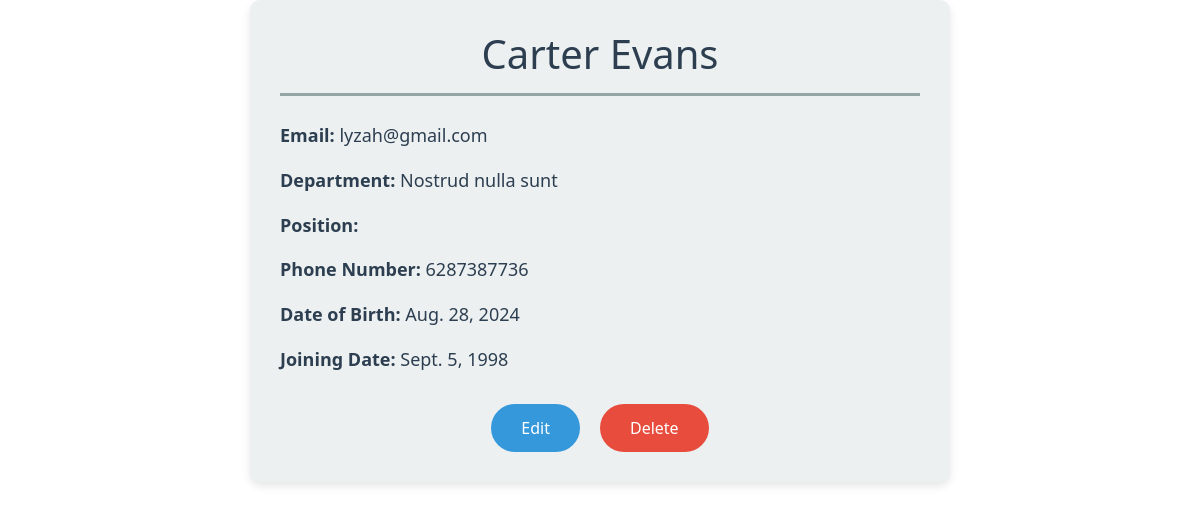
/6/, run on the app's committed database.
### apps/intern/models.py (models this page shows, shortened)
class Employee(DateTimeModel):
    first_name = models.CharField(max_length=50)
    last_name = models.CharField(max_length=50)
    email = models.EmailField(unique=True)
    phone_number = models.CharField(max_length=30, blank=True, null=True)
    date_of_birth = models.DateField()
    post = models.CharField(max_length=100)
    department = models.CharField(max_length=100)
    start_date = models.DateField()
    date_created = models.DateTimeField(auto_now_add=True)
    date_updated = models.DateTimeField(auto_now=True)

### apps/intern/views.py (the view)
# urls.py: path('<int:pk>/', EmployeeDetailView.as_view(), name='employee_detail'),
class EmployeeDetailView(DetailView):
    model = Employee
    template_name = 'employee_detail.html'
    context_object_name = 'employee'

### Templates/employee_detail.html
{% extends 'base.html' %}
{% block content %}
<div style="max-width: 700px; margin: 0 auto; font-family: 'Segoe UI', Tahoma, Geneva, Verdana, sans-serif; color: #2c3e50; background-color: #ecf0f1; padding: 30px; border-radius: 10px; box-shadow: 0 4px 8px rgba(0, 0, 0, 0.1);">
    <h1 style="color: #2c3e50; border-bottom: 3px solid #95a5a6; padding-bottom: 15px; margin-bottom: 25px; text-align: center;">
        {{ employee.first_name }} {{ employee.last_name }}
    </h1>
    <div style="font-size: 18px; line-height: 1.6;">
        <p><strong>Email:</strong> {{ employee.email }}</p>
        <p><strong>Department:</strong> {{ employee.department }}</p>
        <p><strong>Position:</strong> {{ employee.position }}</p>
        <p><strong>Phone Number:</strong> {{ employee.phone_number }}</p>
        <p><strong>Date of Birth:</strong> {{ employee.date_of_birth }}</p>
        <p><strong>Joining Date:</strong> {{ employee.start_date }}</p>
    </div>
    <div style="display: flex; justify-content: center; gap: 20px; margin-top: 30px;">
        <a href="{% url 'employee_update' employee.pk %}"
           style="padding: 12px 30px; background-color: #3498db; color: white; text-decoration: none; border-radius: 50px; font-size: 16px; transition: background-color 0.3s;">
           Edit
        </a>
        <a href="{% url 'employee_delete' employee.pk %}"
           style="padding: 12px 30px; background-color: #e74c3c; color: white; text-decoration: none; border-radius: 50px; font-size: 16px; transition: background-color 0.3s;">
           Delete
        </a>
    </div>
</div>
{% endblock %}

### data on the page
Employee: first_name "Carter", last_name "Evans", email "lyzah@gmail.com", department "Nostrud nulla sunt", phone_number "6287387736", date_of_birth "Aug. 28, 2024", start_date "Sept. 5, 1998"
